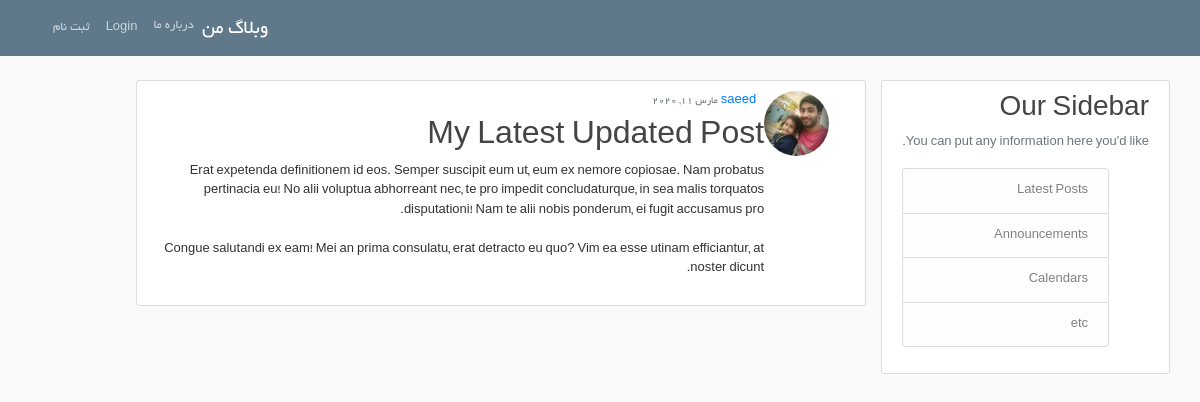
The app's page /post/60/ with its own data.
### blog/models.py (models this page shows, shortened)
class Post(models.Model):
    title = models.CharField(max_length=100)
    content = models.TextField()
    date_posted = models.DateTimeField(default=timezone.now)
    author = models.ForeignKey(User, on_delete=models.CASCADE)

### users/models.py (models this page shows, shortened)
class Profile(models.Model):
    user = models.OneToOneField(User, on_delete=models.CASCADE)
    image = models.ImageField(default='default.jpg', upload_to='profile_pics')

### blog/views.py (the view)
# urls.py: path('post/<int:pk>/', PostDetailView.as_view(), name='post-detail'),
class PostDetailView(DetailView):
    model = Post

### blog/templates/blog/post_detail.html (shortened to what this page needs)
{% extends "blog/base.html" %}
{% load i18n %}
{% block content %}
  <article class="media content-section">
    <img class="rounded-circle article-img" src="{{ object.author.profile.image.url }}">
    <div class="media-body">
      <div class="article-metadata">
        <a class="mr-2" href="{% url 'user-posts' object.author.username %}">{{ object.author }}</a>
        <small class="text-muted">{{ object.date_posted|date:"F d, Y" }}</small>
      </div>
      <h2 class="article-title">{{ object.title }}</h2>
      <p class="article-content">{{ object.content }}</p>
    </div>
  </article>
{% endblock content %}

### blog/static/blog/main.css (style rules this page uses)
html { direction:rtl }
body { background: #fafafa; color: #333333; margin-top: 5rem; text-align: right; font-family: 'Yekan', 'b Yekan', Tahoma, sans-serif; font-size: small; direction:rtl }
h1, h2, h3, h4, h5, h6 { color: #444444; text-align: right; }
.content-section { background: #ffffff; padding: 10px 20px; border: 1px solid #dddddd; border-radius: 3px; margin-bottom: 20px; text-align: right; }
.article-title { color: #444444; text-align: right; }
.article-content { white-space: pre-line; text-align: right; }
.article-img { height: 65px; width: 65px; margin-right: 16px; text-align: right; }
.article-metadata { padding-bottom: 1px; margin-bottom: 4px; border-bottom: 1px solid #e3e3e3 text-align: right; }

### records on screen
Post: author.profile.image (picture), author "saeed", date_posted "مارس 11, 2020", title "My Latest Updated Post", content "Erat expetenda definitionem id eos. Semper suscipit eum ut, eum ex nemore copiosae. Nam probatus pertinacia eu! No alii voluptua abhorreant nec, te pro impedit concludaturque, in sea malis torquatos disputationi! Nam te alii nobis ponderum, ei fugit accusamus pro. Congue salutandi ex eam! Mei an prima consulatu, erat detracto eu quo? Vim ea esse utinam efficiantur, at noster dicunt."
